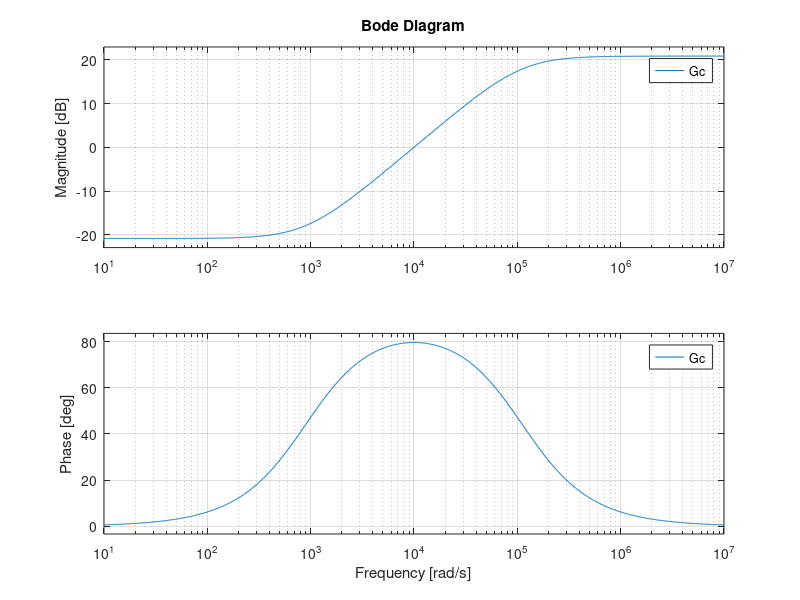

Write the MATLAB code that produced this figure.
Vd=48;
Vo=28;
rl=0.085;
L=94e-6;
rc=0.00016;
C=130e-6;
R=5;
Fs=200e3;
K=4000;
y=tf(K*[C*rc 1],L*C*[1 (1/(C*R))+(rc+rl)/L 1/(L*C) 0]);
a=11;
w=1e4;
Gc=tf([a w],[1 w*a]);
bode(Gc);